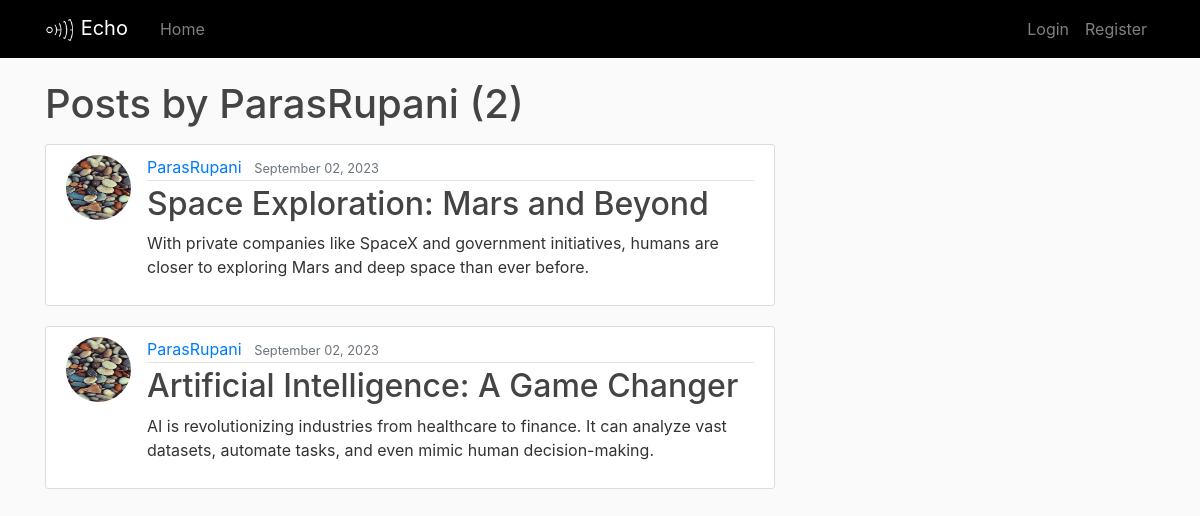
Page /user/ParasRupani on the committed database.
### blogapp/models.py (models this page shows, shortened)
class Post(models.Model):
    title=models.CharField(max_length=100)
    content=models.TextField()
    date_posted=models.DateTimeField(default=timezone.now)
    author=models.ForeignKey(User, on_delete=models.CASCADE)

### users/models.py (models this page shows, shortened)
class Profile(models.Model):
    user=models.OneToOneField(User, on_delete=models.CASCADE)
    image=models.ImageField(default="default.jpg", upload_to='profile_pics')

### blogapp/views.py (the view)
# urls.py: path('user/<str:username>', UserPostListView.as_view(), name='user-posts'),
class UserPostListView(ListView):
    model = Post
    template_name='blogapp/user_posts.html'
    context_object_name='posts'
    ordering=['-date_posted']
    paginate_by=5
    def get_queryset(self):
        user=get_object_or_404(User, username=self.kwargs.get('username'))
        return Post.objects.filter(author=user).order_by('-date_posted')

### blogapp/templates/blogapp/user_posts.html (shortened to what this page needs)
{% extends "blogapp/base.html" %}
{% block content %}
    <h1 class="mb-3">Posts by {{ view.kwargs.username }} ({{ page_obj.paginator.count }})</h1>
    {% for post in posts %}
        <article class="media content-section">
          <img class="rounded-circle article-img" src="{{ post.author.profile.image.url }}">
          <div class="media-body">
            <div class="article-metadata">
              <a class="mr-2" href="{% url 'user-posts' post.author.username %}">{{ post.author }}</a>
              <small class="text-muted">{{ post.date_posted|date:"F d, Y" }}</small>
            </div>
            <h2><a class="article-title" href="{% url 'post-detail' post.id %}">{{ post.title }}</a></h2>
            <p class="article-content">{{ post.content }}</p>
          </div>
        </article>
    {% endfor %}
{% endblock content %}

### blogapp/static/main.css (style rules this page uses)
body { background: #fafafa; color: #333333; margin-top: 5rem; }
h1, h2, h3, h4, h5, h6 { color: #444444; }
.content-section { background: #ffffff; padding: 10px 20px; border: 1px solid #dddddd; border-radius: 3px; margin-bottom: 20px; }
.article-title { color: #444444; }
.article-content { white-space: pre-line; }
.article-img { height: 65px; width: 65px; margin-right: 16px; }
.article-metadata { padding-bottom: 1px; margin-bottom: 4px; border-bottom: 1px solid #e3e3e3 }

### rows in the picture
Post: author.profile.image (placeholder picture), author "ParasRupani", date_posted "September 02, 2023", title "Space Exploration: Mars and Beyond", content "With private companies like SpaceX and government initiatives, humans are closer to exploring Mars and deep space than ever before."
Post: author.profile.image (placeholder picture), author "ParasRupani", date_posted "September 02, 2023", title "Artificial Intelligence: A Game Changer", content "AI is revolutionizing industries from healthcare to finance. It can analyze vast datasets, automate tasks, and even mimic human decision-making."

### other values in the picture
{{ view.kwargs.username }} "ParasRupani"
{{ page_obj.paginator.count }} "2"
